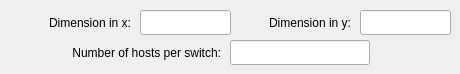
       <widget class="QWidget" name="torusPage">
        <widget class="QLabel" name="linearLabel2_3">
         <property name="geometry">
          <rect>
           <x>30</x>
           <y>40</y>
           <width>191</width>
           <height>25</height>
          </rect>
         </property>
         <property name="text">
          <string>Number of hosts per switch:</string>
         </property>
         <property name="alignment">
          <set>Qt::AlignRight|Qt::AlignTrailing|Qt::AlignVCenter</set>
         </property>
        </widget>
        <widget class="QLineEdit" name="torusLine3">
         <property name="geometry">
          <rect>
           <x>230</x>
           <y>40</y>
           <width>140</width>
           <height>25</height>
          </rect>
         </property>
        </widget>
        <widget class="QLineEdit" name="torusLine1">
         <property name="geometry">
          <rect>
           <x>140</x>
           <y>10</y>
           <width>91</width>
           <height>25</height>
          </rect>
         </property>
        </widget>
        <widget class="QLineEdit" name="torusLine2">
         <property name="geometry">
          <rect>
           <x>360</x>
           <y>10</y>
           <width>91</width>
           <height>25</height>
          </rect>
         </property>
         <property name="text">
          <string/>
         </property>
        </widget>
        <widget class="QLabel" name="linearLabel1_2">
         <property name="geometry">
          <rect>
           <x>20</x>
           <y>10</y>
           <width>111</width>
           <height>25</height>
          </rect>
         </property>
         <property name="text">
          <string>Dimension in x:</string>
         </property>
         <property name="alignment">
          <set>Qt::AlignRight|Qt::AlignTrailing|Qt::AlignVCenter</set>
         </property>
        </widget>
        <widget class="QLabel" name="linearLabel1_4">
         <property name="geometry">
          <rect>
           <x>240</x>
           <y>10</y>
           <width>111</width>
           <height>25</height>
          </rect>
         </property>
         <property name="text">
          <string>Dimension in y:</string>
         </property>
         <property name="alignment">
          <set>Qt::AlignRight|Qt::AlignTrailing|Qt::AlignVCenter</set>
         </property>
        </widget>
       </widget>
